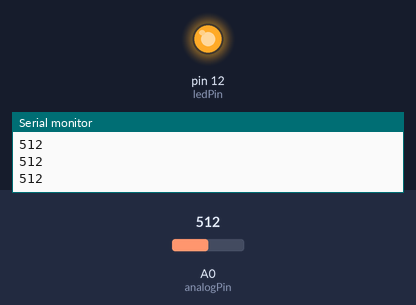
This sketch was run on a simulated Arduino Uno, built with avr-gcc and run on an emulated ATmega328P. On the bench: output pins drawn as LEDs (lit = HIGH), the last lines printed to the serial monitor. Inputs (shaded band) come from the test bench; at power-on: A0 (analogPin) = 512.

Above: at 1.2 s.
1.3 s: A0 (analogPin) set to 418
2.8 s: A0 (analogPin) set to 384
At 3.7 s:
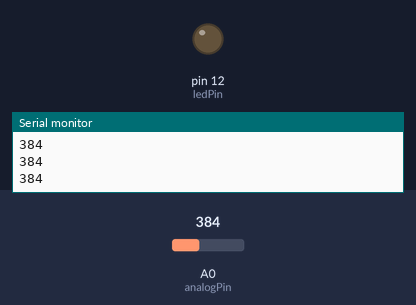
4.3 s: A0 (analogPin) set to 410
At 4.8 s:
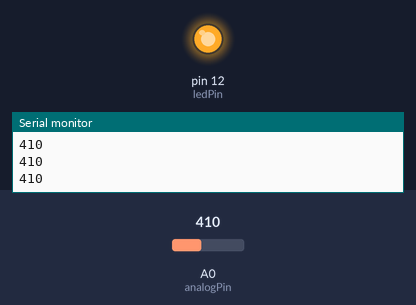
5.8 s: A0 (analogPin) set to 390
At 7.2 s:
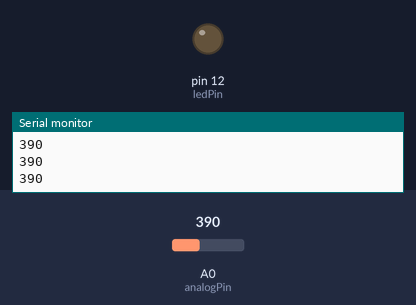
Timing chart, 0 to 8.3 s (numbered marks = the images above; inputs shaded):
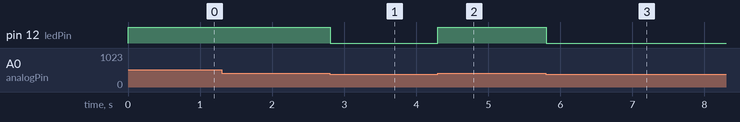

The sketch:

PotAsSwitch.ino
```cpp
/*
  PotAsSwitch
  Jan 16, 2019

  This example effectively turns a potentiometer into an on/ off switch
  It reads the state of a potentiometer (an analog input) and turns on an LED
  only if the potentiometer goes above a certain threshold level. It prints the
  analog value regardless of the level.

  Center pin of pot connected to A0 pin
  LED connected to digital pin
*/

// Constants
const int analogPin = A0;    // pin that the sensor is attached to
const int ledPin = 12;       // pin that the LED is attached to
                             // adruindo LED can be used if set to pin 13
const int threshold = 400;   // an arbitrary threshold level that's in the range of the analog input

void setup() {
  // initialize the LED pin as an output:
  pinMode(ledPin, OUTPUT);
  // initialize serial communications:
  Serial.begin(9600);
}

void loop() {
  // read the value of the potentiometer:
  int analogValue = analogRead(analogPin);

  // if the analog value is high enough, turn on the LED:
  if (analogValue > threshold) {
    digitalWrite(ledPin, HIGH);
  } else {
    digitalWrite(ledPin, LOW);
  }

  // print the analog value:
  Serial.println(analogValue);
  delay(1);        // delay in between reads for stability
}
```

Measured:
- the behaviour switches between 401 and 400 on A0 (analogPin) (found by bisection; images 0 and 1)
- after the input at 2.8 s, pin 12 (ledPin): HIGH → LOW at once
- after the input at 4.3 s, pin 12 (ledPin): LOW → HIGH at once
- after the input at 5.8 s, pin 12 (ledPin): HIGH → LOW at once
